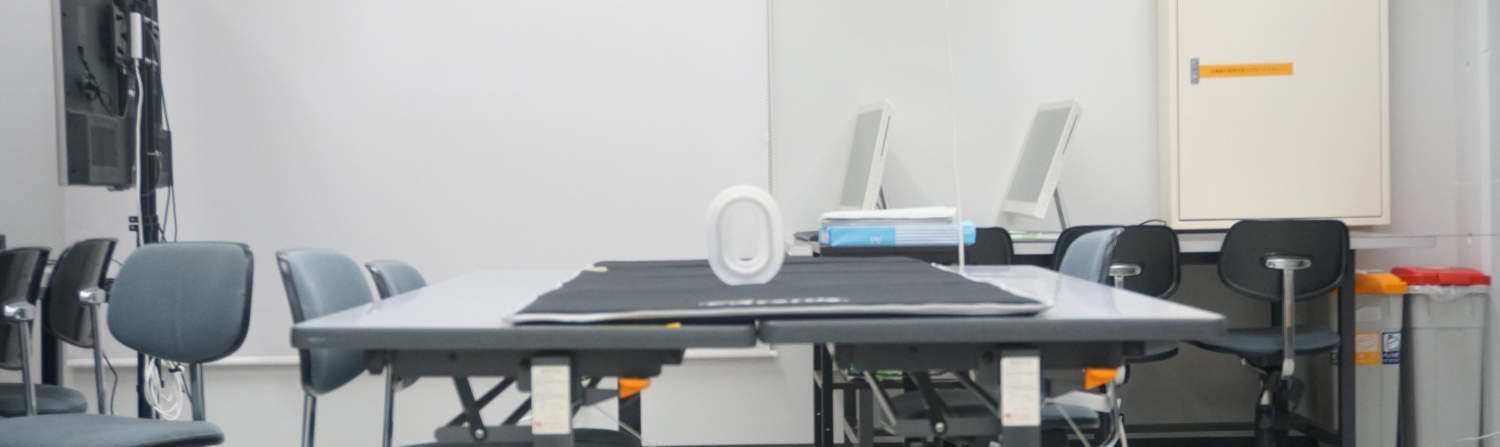
#> input picture pictures/transformed/roomBright_figureDark/0.JPG, 6000 x 1787 px (shown at 1/4 size)
$ python hist_fourier_sharpness_own.py
#> lines starting #> are read from the running program, lines starting #| are printed output that depends on the picture; pictures that were not available may be replaced by others from this repository, and a replacement may not be noted
import cv2
import numpy as np
from matplotlib import pyplot as plt
from PIL import Image


# 画像をグレースケールで読み込むPIL
image = Image.open('../pictures/transformed/roomBright_figureDark/0.JPG')
#> image is the input picture: PIL image 6000x1787 RGB; mean R, G, B 161.8, 163.2, 162.7
# image = Image.open("../photos/2015-11-landscape-free-photo42.jpg")
image_gray = image.convert('L')

# image2 = Image.open("../experiment_images/103_7/40_2_contrast0.888_sharpness0.066_equalization13.838.jpg")
image2 = Image.open("../experiment_images/0825_rb_fd_28/20_0_gamma1.1_contrast0.87_equalization13.0.jpg")
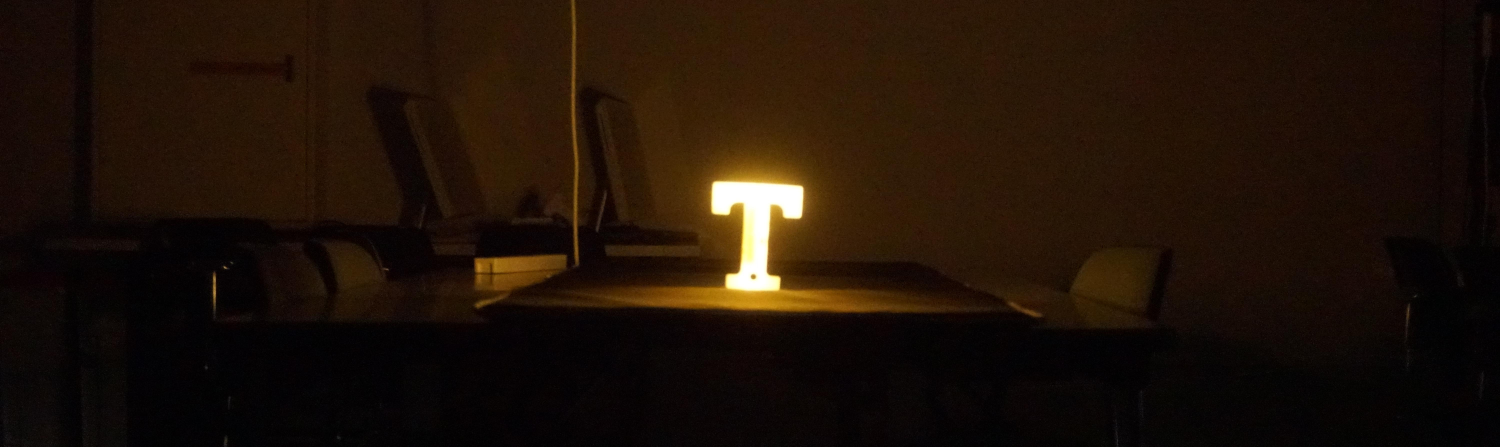
#> input picture pictures/transformed/roomDark_figureBright/T.JPG, 6000 x 1787 px, given in place of 20_0_gamma1.1_contrast0.87_equalization13.0.jpg, which was not available (shown at 1/4 size)
#> image2 is the input picture: PIL image 6000x1787 RGB; mean R, G, B 31.2, 17.7, 7.5
image2_gray = image2.convert('L')
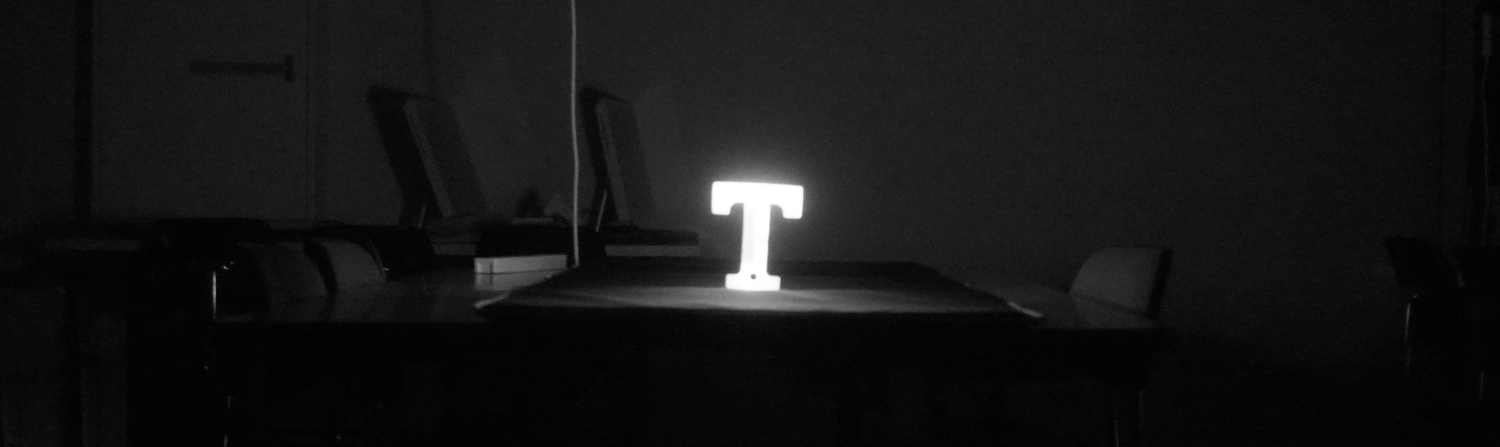
#> image2_gray: PIL image 6000x1787 L (shown at 1/4 size); min 0, max 255, mean 20.6


# [4 lines of commented-out code are left out]


def fourier(image_gray):
    # 画像をnumpy配列に変換
    image_gray = np.asarray(image_gray)

    f = np.fft.fft2(image_gray)
    fshift = np.fft.fftshift(f)

    # 画像のサイズを取得
    rows, cols = image_gray.shape
#> rows = 1787; cols = 6000
    crow, ccol = rows // 2, cols // 2
#> crow = 893; ccol = 3000

    # ガウシアンマスクを作成（低周波フィルタ）
    sigma = 5  # ガウス関数の標準偏差
    x = np.linspace(-ccol, ccol, cols)
#> x = 6000 values from -3000 to 3000
    y = np.linspace(-crow, crow, rows)
#> y = 1787 values from -893 to 893
    x, y = np.meshgrid(x, y)
    gaussian_mask = np.exp(- (x**2 + y**2) / (2 * sigma**2))


    # [9 lines of commented-out code are left out]
    fshift_lowpass = fshift * gaussian_mask

    # マスクを反転して高周波成分を取り出す
    gaussian_mask_inv = 1 - gaussian_mask
    fshift_highpass = fshift * gaussian_mask_inv

    # 画像に戻す
    img_lowpass = np.fft.ifftshift(fshift_lowpass)
    img_lowpass = np.fft.ifft2(img_lowpass)
    img_lowpass = np.abs(img_lowpass)
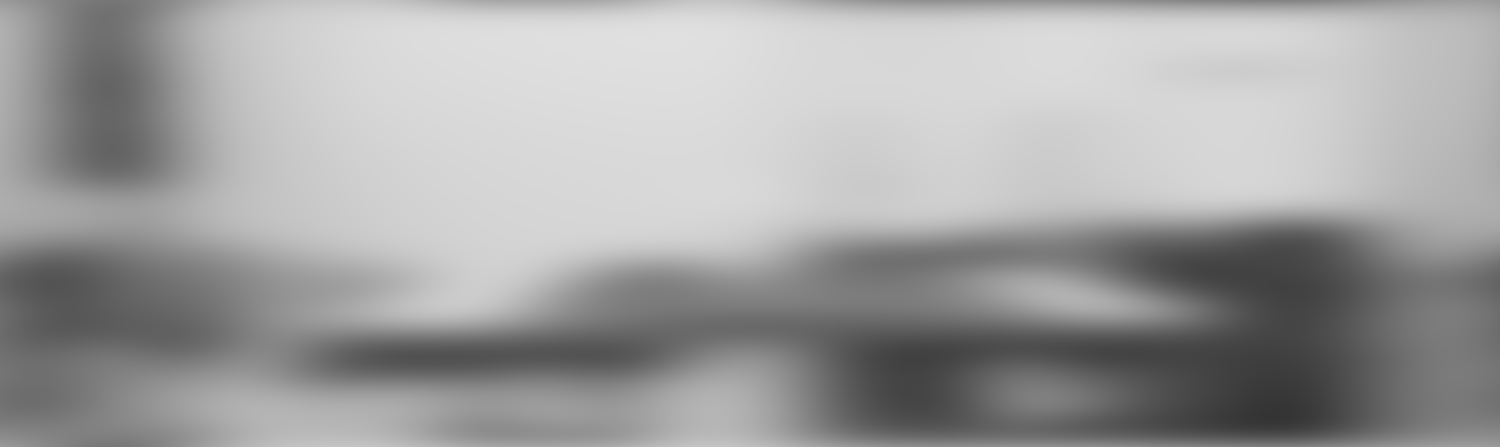
#> img_lowpass: shape (1787, 6000) float64 (shown at 1/4 size); min 52.29, max 224.4, mean 161.9

    img_highpass = np.fft.ifftshift(fshift_highpass)
    img_highpass = np.fft.ifft2(img_highpass)
    img_highpass = np.abs(img_highpass)
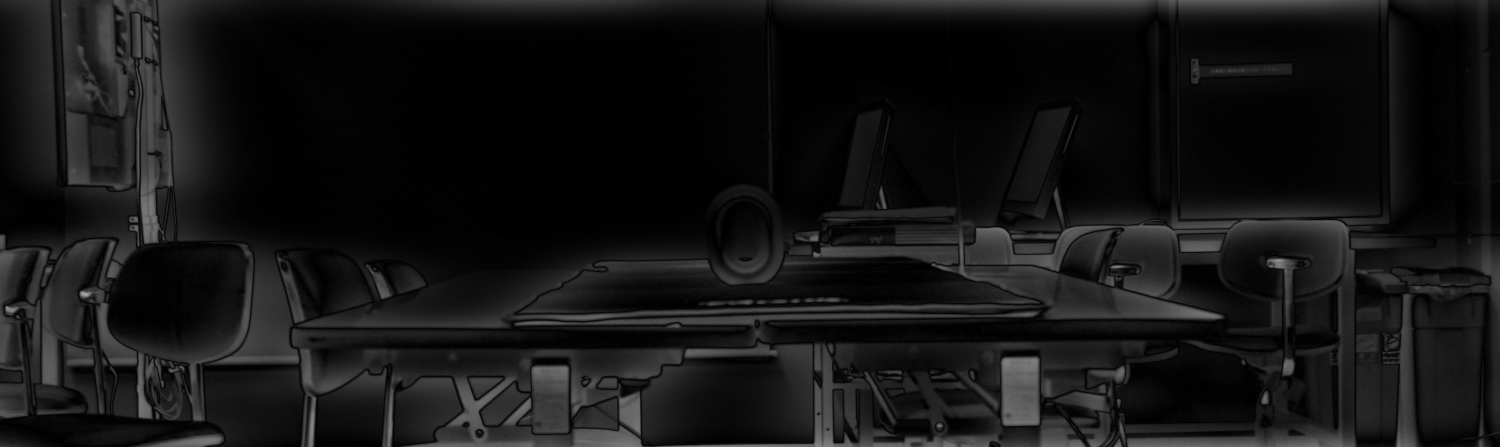
#> img_highpass: shape (1787, 6000) float64 (shown at 1/4 size); min 0.000266, max 166.1, mean 21.3

    return img_lowpass, img_highpass


img_lowpass, img_highpass = fourier(image_gray)
img_lowpass2, img_highpass2 = fourier(image2_gray)
#> in fourier (call 2), `img_lowpass = np.abs(img_lowpass)`:
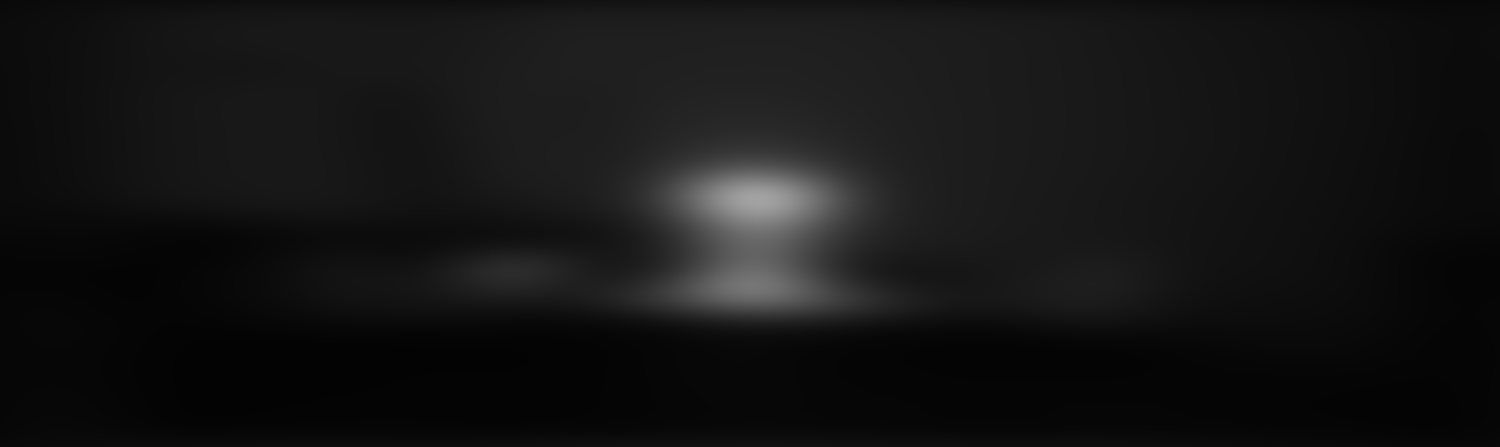
#> img_lowpass: shape (1787, 6000) float64 (shown at 1/4 size); min 3.22, max 163.4, mean 20.5
#> in fourier (call 2), `img_highpass = np.abs(img_highpass)`:
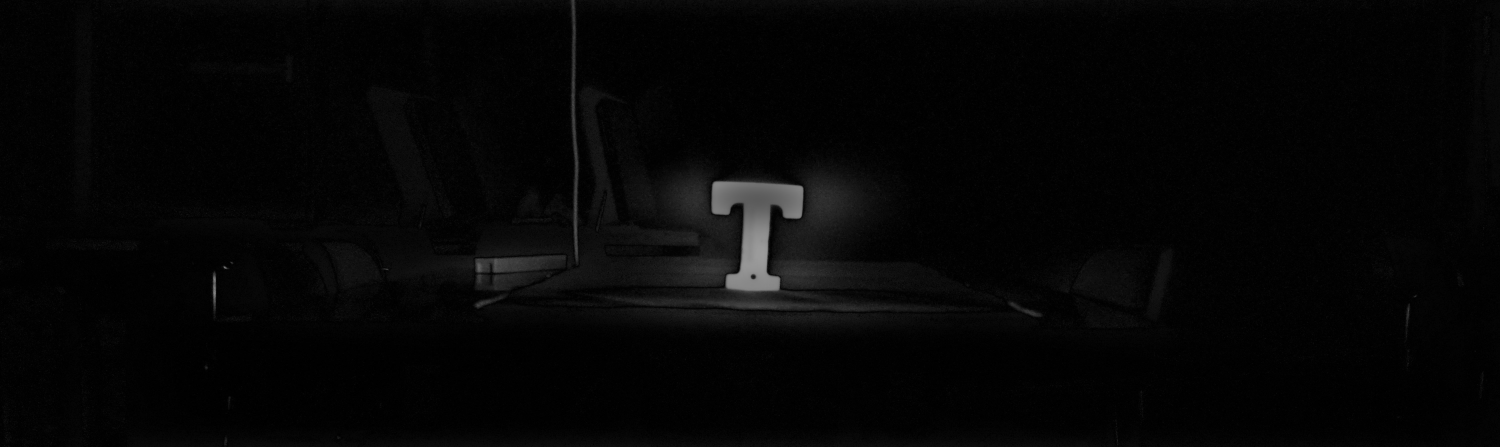
#> img_highpass: shape (1787, 6000) float64 (shown at 1/4 size); min 0.000255, max 180.4, mean 6
# 結果を表示
plt.figure(figsize=(20, 10))

plt.subplot(241), plt.imshow(image)
plt.title('Original Image'), plt.axis('off')

plt.subplot(242), plt.imshow(image_gray, cmap='gray')
plt.title('Gray Image'), plt.axis('off')

plt.subplot(243), plt.imshow(img_lowpass, cmap='gray')
plt.title('Low-pass Filtered Image'), plt.axis('off')

plt.subplot(244), plt.imshow(img_highpass, cmap='gray')
plt.title('High-pass Filtered Image'), plt.axis('off')

plt.subplot(245), plt.imshow(image2, cmap='gray')
plt.title('Original Image'), plt.axis('off')

plt.subplot(246), plt.imshow(image2_gray, cmap='gray')
plt.title('Gray Image'), plt.axis('off')

plt.subplot(247), plt.imshow(img_lowpass2, cmap='gray')
plt.title('Low-pass Filtered Image'), plt.axis('off')

plt.subplot(248), plt.imshow(img_highpass2, cmap='gray')
plt.title('High-pass Filtered Image'), plt.axis('off')


plt.show()
